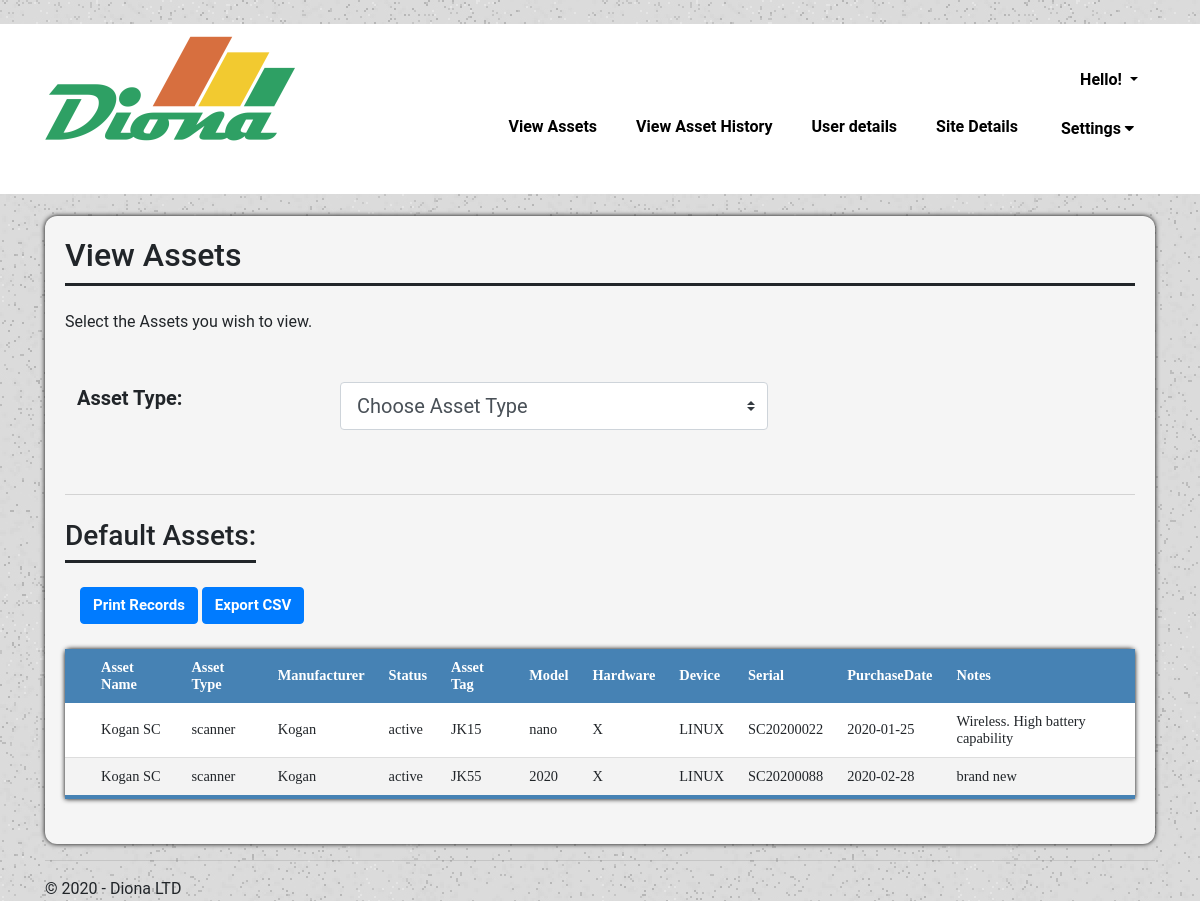
/userview/asset_type, run on the app's committed database.
### tables this page shows
CREATE TABLE `Asset` (
                                            `asset_id` integer,
                                            `assetType_id` integer NOT NULL,
                                            `asset_name` TEXT NOT NULL,
                                            PRIMARY KEY (`asset_id`)
                                            FOREIGN KEY (`assetType_id`) REFERENCES `AssetType` (`assetType_id`));

CREATE TABLE `AssetType` (
                                            `assetType_id` integer,
                                            `assetType_name` TEXT NOT NULL,
                                            PRIMARY KEY (`assetType_id`));

### EX1/views.py (the view)
@app.route('/userview/asset_type')
def user_asset_type():
        types = dbHandler.getAllAssetType()
        conn = sqlite3.connect(r"diona.db")
        cur = conn.cursor()
        name_types = cur.execute("SELECT a.asset_id, a.asset_name , t.assetType_name, GROUP_CONCAT(d.key_value) FROM AssetDetails d, AssetType t INNER JOIN Asset a on a.asset_id = d.asset_id AND a.assetType_id = t.assetType_id WHERE t.assetType_name != 'Laptop' AND t.assetType_name != 'Mobile Phone'  AND t.assetType_name != 'Tablet' GROUP BY a.asset_id ORDER BY  t.assetType_name" )
        rows = name_types.fetchall()
        results = [0 for x in range(len(rows))]
        for x in range(len(rows)):
            results[x] = rows[x][3].split(',')
        cur2 = conn.cursor()
        details_keys = cur2.execute("SELECT a.asset_id, a.asset_name, GROUP_CONCAT(d.key_name) FROM AssetDetails d, AssetType t INNER JOIN Asset a on a.asset_id = d.asset_id AND a.assetType_id = t.assetType_id WHERE t.assetType_name != 'Laptop' AND t.assetType_name != 'Mobile Phone'  AND t.assetType_name != 'Tablet' GROUP BY a.asset_id ORDER BY t.assetType_name")
        return render_template('user_asset_type.html',
                                title='Admin View',
                                rows = rows,
                                res = results,
                                keys = details_keys.fetchall()[0][2].split(','),
                                type = types,
                                year= datetime.now().year,
                                weekday = datetime.today().strftime('%A'),
                                day = date.today())

### EX1/models.py (called while the page is built)
def create_connection(db_file):
    conn = None
    try:
        conn = sqlite3.connect(db_file)
    except Error as e:
        print(e)
    return conn

def getAllAssetType():
    con = create_connection("diona.db")
    try:
        with con:
            cur = con.cursor()
            cur.execute("SELECT DISTINCT assetType_name FROM AssetType")
            rows = cur.fetchall()
            return rows
    except sqlite3.IntegrityError:
        print ("couldn't add data")
    con.close()

### EX1/templates/user_asset_type.html (shortened to what this page needs)
{% extends "layout_admin.html" %}
{% block content %}
<div class="viewContainer">
    <div class="siteHeader">
        <h2>View Assets</h2>
    </div>
    <br>
    <p>Select the Assets you wish to view.</p>
    <br>
    <div class="row">
        <div class="col-3" style="justify-content: center;">
            <label class="col-form-label col-form-label-lg" for="searchBox1"><strong>Asset Type:</strong></label>
        </div>
        <div class="col-5" style="justify-content: center;">
            <select class="custom-select custom-select-lg mb-3" id="searchBox1" onchange="location = this.value;">
                <option selected>Choose Asset Type</option>W
            </select>
        </div>
    </div>
    <br>
    <br>
    <div id="loginUserview"></div>
    <br>
    <div class="container" style="overflow-x:auto;">
        <div class="row">
            <div class="siteHeader">
                <h3>Default Assets:</h3>
            </div>
        </div>
        <br>
        <button class="btn btn-primary" onclick="printRecords()">Print Records</button>
        <button id="export" class="btn btn-primary" data-export="export">Export CSV</button>
    </div>
    <table class="view-table" id="tableView">
        <thead>
            <tr>
                <th scope="row"></th>
                <th> Asset Name </th>
                <th> Asset Type </th>
                {%  for x in keys: %}
                <th> {{ x }} </th>
                {% endfor %}
            </tr>
        </thead>
        {%  for row in range(rows|length): %}
        <tbody>
            <tr>
                <td></td>
                <td>{{ rows[row][1] }}</td>
                <td>{{ rows[row][2] }}</td>
                {%  for x in res[row]: %}
                <td>{{ x }}</td>
                {% endfor %}
            </tr>
        </tbody>
        {% endfor %}
    </table>
</div>
{% endblock %}

### EX1/static/styles.css (style rules this page uses)
body { font-family: Roboto, Arial, sans-serif; background-image: url('/static/image/boxed-bg.jpg'); margin: 0; height: 100%; }
.siteHeader { text-align: left; font-family: Roboto, Arial, sans-serif; font-size: 14px; border-bottom: 3px solid #212529; color: #212529; }
.viewContainer { background-color: #F5F5F5; justify-content: center; padding: 20px; margin-top: 2%; border-bottom:5px; box-shadow: 0 0 5px rgba(0, 0, 0, 15); border-radius: 12px; overflow-x: auto; }
.btn { font-size: 15px; font-weight: bold; }
.row:after { content: ""; display: table; clear: both; }
label { padding-top: 12px; padding-right: 12px; padding-left: 12px; display: inline-block; }
input[type= text], [type= email], select, textarea { width: 100%; padding: 12px; margin: 8px 0; display: inline-block; border: 1px solid #ccc; border-radius: 4px; box-sizing: border-box; resize: vertical; }
.view-table { border-collapse: collapse; margin: 25px 0px; font-size: 0.9em; min-width: 400px; border-radius: 5px 5px 0 0; box-shadow: 0 0 5px rgba(0, 0, 0, 15); font-family: Calibri; }
.view-table thead tr { background-color: #4682B4; color: white; font-weight: bold; }
.view-table thead th { text-align: left; }
.view-table th, .view-table td { padding: 10px 12px; }
.view-table tbody tr { border-bottom: 1px solid #dddddd; }
.view-table tbody:last-of-type { border-bottom: 4px solid #4682B4; }
.view-table tbody { background-color: #f3f3f3; }
.view-table tbody:nth-child(2n) { background-color: white; }
#loginUserview { border-top: lightgrey 1px solid; text-align: center; }

### data on the page
AssetType: assetType_name "scanner", x "Kogan" "active" "JK15" "nano" "X" "LINUX" "SC20200022" "2020-01-25" "Wireless. High battery capability" "Kogan" "active" "JK55" "2020" "X" "LINUX" "SC20200088" "2020-02-28" "brand new"
Asset: asset_name "Kogan SC"
Asset: asset_name "Kogan SC"

### other printed values
{{ x }} "Manufacturer" "Status" "Asset Tag" "Model" "Hardware" "Device" "Serial" "PurchaseDate" "Notes"
